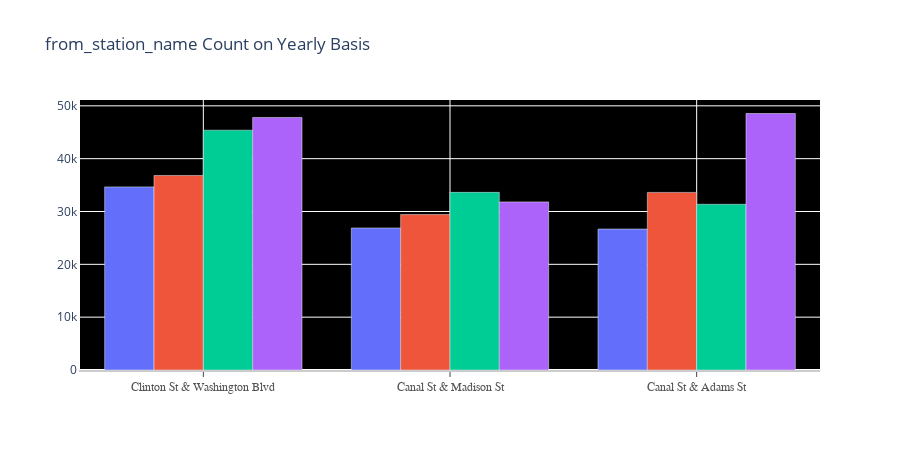

The notebook cell this image was saved under:
### Code cell
fig = go.Figure()

for i in dfyr.columns[1:5].to_list():

    fig.add_trace(go.Bar(x = dfyr.from_station_name, 
                            y = dfyr[i],
                            name = str(i),
                            hoverinfo = 'all',
                            #marker_color = np.random.randn(500),
                            #marker_color = 'sandybrown',
                    ))
fig.update_layout(
    xaxis = dict(
        showline = True,
        showgrid = True,
        showticklabels = True,
        linecolor = 'rgb(204, 204, 204)',
        linewidth = 2,
        ticks = 'outside',
            tickfont = dict(
                family = 'Arial',
                size = 12,
                color = 'rgb(82, 82, 82)',
                ),
    ),
    
    yaxis = dict(
        showgrid = True,
        zeroline = True,
        showline = True,
        showticklabels = True,
    ),
    
    width = 900, 
    height = 450,
    #autosize = True,
    # margin = dict(
    #     autoexpand = True,
    #     l = 100,
    #     r = 20,
    #     t = 110,
    # ),
    showlegend = False,
    plot_bgcolor = 'black',
    title = 'from_station_name Count on Yearly Basis',
)

fig.show()

### Figure 1 — Plotly figure (JSON) as saved in the notebook; plotly's stock layout.template omitted (floating-point values rounded to 4 significant figures)
{"data": [{"hoverinfo": "all", "name": "2014", "type": "bar", "x": ["Clinton St & Washington Blvd", "Canal St & Madison St", "Canal St & Adams St"], "y": [34657, 26879, 26674]}, {"hoverinfo": "all", "name": "2015", "type": "bar", "x": ["Clinton St & Washington Blvd", "Canal St & Madison St", "Canal St & Adams St"], "y": [36818, 29416, 33609]}, {"hoverinfo": "all", "name": "2016", "type": "bar", "x": ["Clinton St & Washington Blvd", "Canal St & Madison St", "Canal St & Adams St"], "y": [45391, 33620, 31365]}, {"hoverinfo": "all", "name": "2017", "type": "bar", "x": ["Clinton St & Washington Blvd", "Canal St & Madison St", "Canal St & Adams St"], "y": [47803, 31813, 48549]}], "layout": {"height": 450, "plot_bgcolor": "black", "showlegend": false, "title": {"text": "from_station_name Count on Yearly Basis"}, "width": 900, "xaxis": {"autorange": true, "linecolor": "rgb(204, 204, 204)", "linewidth": 2, "range": [-0.5, 2.5], "showgrid": true, "showline": true, "showticklabels": true, "tickfont": {"color": "rgb(82, 82, 82)", "family": "Arial", "size": 12}, "ticks": "outside", "type": "category"}, "yaxis": {"autorange": true, "range": [0, 51100.0], "showgrid": true, "showline": true, "showticklabels": true, "type": "linear", "zeroline": true}}}
